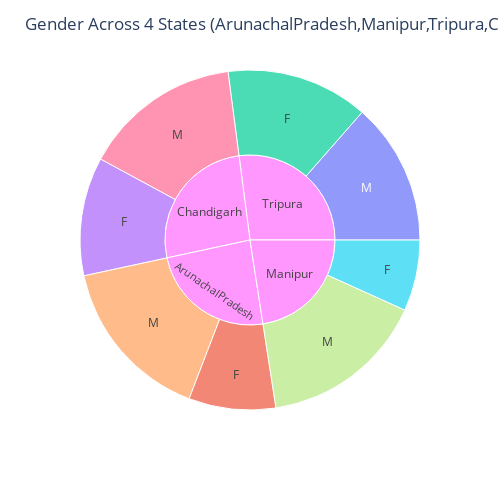
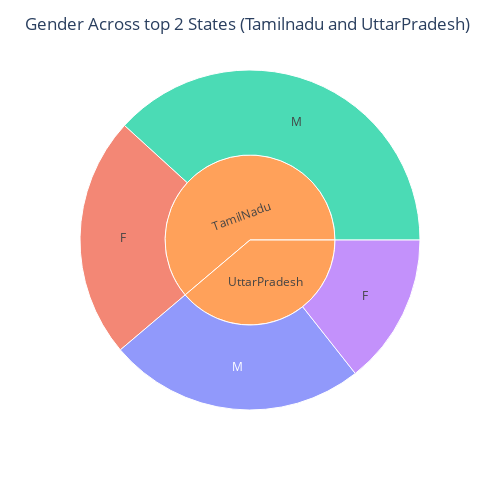

Here is the notebook cell these charts were saved with, in order:
### Code cell
#dfg = dfuniqdata.groupby(['state','gender']).agg({'gender': [ 'count']})
#dfg = dfg['gender','count'].groupby(
#      level=0, group_keys=False).apply(
#        lambda x: x.sort_values(ascending=False).head(10)).reset_index(name='count')

dfx=['Chandigarh','M','Tripura','F','Manipur','a','b','ArunachalPradesh']
fig = px.sunburst(g, path=['state', 'gender'], values='count',
                   color=dfx, hover_data=['gender'])
fig.update_layout(title_text="Gender Across 4 States (ArunachalPradesh,Manipur,Tripura,Chandigarh)", 
                  height=500,width=500)
fig.show()

dfx=['Chandigarh','Tripura','Manipur','ArunachalPradesh']
fig = px.sunburst(g1, path=['state', 'gender'], values='count',
                  color=dfx, hover_data=['gender'])
fig.update_layout(title_text="Gender Across top 2 States (Tamilnadu and UttarPradesh)", height=500,width=500)

fig.show()

### Figure 1 — Plotly figure (JSON) as saved in the notebook; plotly's stock layout.template omitted (floating-point values rounded to 4 significant figures)
{"data": [{"branchvalues": "total", "customdata": [["M", "b"], ["F", "M"], ["F", "ArunachalPradesh"], ["F", "F"], ["M", "Chandigarh"], ["F", "a"], ["M", "Tripura"], ["M", "Manipur"], ["(?)", "(?)"], ["(?)", "(?)"], ["(?)", "(?)"], ["(?)", "(?)"]], "domain": {"x": [0, 1], "y": [0, 1]}, "hovertemplate": "labels=%{label}<br>count=%{value}<br>parent=%{parent}<br>id=%{id}<br>gender=%{customdata[0]}<br>color=%{customdata[1]}<extra></extra>", "ids": ["Tripura/M", "ArunachalPradesh/F", "Tripura/F", "Chandigarh/F", "ArunachalPradesh/M", "Manipur/F", "Chandigarh/M", "Manipur/M", "ArunachalPradesh", "Chandigarh", "Manipur", "Tripura"], "labels": ["M", "F", "F", "F", "M", "F", "M", "M", "ArunachalPradesh", "Chandigarh", "Manipur", "Tripura"], "marker": {"colors": ["#636efa", "#EF553B", "#00cc96", "#ab63fa", "#FFA15A", "#19d3f3", "#FF6692", "#B6E880", "#FF97FF", "#FF97FF", "#FF97FF", "#FF97FF"]}, "name": "", "parents": ["Tripura", "ArunachalPradesh", "Tripura", "Chandigarh", "ArunachalPradesh", "Manipur", "Chandigarh", "Manipur", "", "", "", ""], "type": "sunburst", "values": [18, 11, 18, 15, 21, 9, 20, 21, 32, 35, 30, 36]}], "layout": {"height": 500, "legend": {"tracegroupgap": 0}, "margin": {"t": 60}, "title": {"text": "Gender Across 4 States (ArunachalPradesh,Manipur,Tripura,Chandigarh)"}, "width": 500}}

### Figure 2 — Plotly figure (JSON) as saved in the notebook; plotly's stock layout.template omitted (floating-point values rounded to 4 significant figures)
{"data": [{"branchvalues": "total", "customdata": [["M", "Manipur"], ["F", "Tripura"], ["M", "Chandigarh"], ["F", "ArunachalPradesh"], ["(?)", "(?)"], ["(?)", "(?)"]], "domain": {"x": [0, 1], "y": [0, 1]}, "hovertemplate": "labels=%{label}<br>count=%{value}<br>parent=%{parent}<br>id=%{id}<br>gender=%{customdata[0]}<br>color=%{customdata[1]}<extra></extra>", "ids": ["UttarPradesh/M", "TamilNadu/F", "TamilNadu/M", "UttarPradesh/F", "TamilNadu", "UttarPradesh"], "labels": ["M", "F", "M", "F", "TamilNadu", "UttarPradesh"], "marker": {"colors": ["#636efa", "#EF553B", "#00cc96", "#ab63fa", "#FFA15A", "#FFA15A"]}, "name": "", "parents": ["UttarPradesh", "TamilNadu", "TamilNadu", "UttarPradesh", "", ""], "type": "sunburst", "values": [2305, 2165, 3605, 1355, 5770, 3660]}], "layout": {"height": 500, "legend": {"tracegroupgap": 0}, "margin": {"t": 60}, "title": {"text": "Gender Across top 2 States (Tamilnadu and UttarPradesh)"}, "width": 500}}
